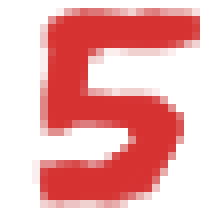
#> input picture custom_images/number5.png, 28 x 28 px (shown 8 times larger)
$ jupyter execute base_model.ipynb   (shell and % lines are left out)
#> lines starting #> are read from the running program, lines starting #| are printed output that depends on the picture; long printed decimals are rounded
[cell 1]
import numpy
# scipy.special for the sigmoid function expit()
import scipy.special
# neural network class definition
class neuralNetwork:
     # initialise the neural network
    def __init__(self, inputnodes, hiddennodes, outputnodes, learningrate):
        # set number of nodes in each input, hidden, output layer
        self.inodes = inputnodes
        self.hnodes = hiddennodes
        self.onodes = outputnodes

        # link weight matrices, wih and who
        # weights inside the arrays are w_i_j, where link is from node i to node j in the next layer
        # w11 w21
        # w12 w22 etc
        self.wih = numpy.random.normal(0.0, pow(self.inodes, -0.5), (self.hnodes, self.inodes))
        self.who = numpy.random.normal(0.0, pow(self.hnodes, -0.5), (self.onodes, self.hnodes))

        # learning rate
        self.lr = learningrate

        # activation function is the sigmoid function
        self.activation_function = lambda x: scipy.special.expit(x)

        pass

    # Train the neural network
    def train(self, inputs_list, target_list):
        # Convert inputs list to 2d array
        inputs = numpy.array(inputs_list, ndmin = 2).T
        targets = numpy.array(target_list, ndmin=2).T

        # Calculate signals into hidden layer
        hidden_inputs = numpy.dot(self.wih, inputs)
        # Calculate the signals emerging from hidden layers
        hidden_outputs = self.activation_function(hidden_inputs)

        # Calculate signals into final output layer
        final_inputs = numpy.dot(self.who, hidden_outputs)
        # Calculate the signals emerging from final output layer
        final_outputs = self.activation_function(final_inputs)

        # Output layer error is the (target - actual)
        output_errors = targets - final_outputs

        # Hidden layer is the output_errors, split by weights, recombined at hidden nodes
        hidden_errors = numpy.dot(self.who.T, output_errors)

        # update the weights for the links between the hidden and output layers
        self.who += self.lr * numpy.dot((output_errors * final_outputs * (1.0 - final_outputs)), numpy.transpose(hidden_outputs))

        # Update the weights for the links between the input and hidden layers
        self.wih += self.lr * numpy.dot((hidden_errors * hidden_outputs * (1.0 - hidden_outputs)), numpy.transpose(inputs))

        pass

    # query the neural network
    def query(self, inputs_list):
        # convert inputs list to 2d array
        inputs = numpy.array(inputs_list, ndmin=2).T

        # calculate signals into hidden layer
        hidden_inputs = numpy.dot(self.wih, inputs)
        # calculate the signals emerging from hidden layer
        hidden_outputs = self.activation_function(hidden_inputs)

        # calculate signals into final output layer
        final_inputs = numpy.dot(self.who, hidden_outputs)
        # calculate the signals emerging from final output layer
        final_outputs = self.activation_function(final_inputs)

        return final_outputs

[cell 2]
input_nodes = 784
hidden_nodes = 200
output_nodes = 10

# learning rate is 0.3
learning_rate = 0.1

# create instance of neural network
n = neuralNetwork(input_nodes, hidden_nodes, output_nodes, learning_rate)

[cell 3]
training_data_file = open("mnist_dataset/mnist_train_100.csv", 'r')
#> (reads mnist_dataset/mnist_train_100.csv from the repository)
training_data_list = training_data_file.readlines()
training_data_file.close()

[cell 4]
import numpy
import matplotlib.pyplot
# train the neural network

# epochs is the number of times the training data set is used for training
epochs = 5

for e in range(epochs):
    # go through all records in the training data set
    for record in training_data_list:
        # split the record by the ',' commas
        all_values = record.split(',')
        # scale and shift the inputs
        inputs = (numpy.asfarray(all_values[1:]) / 255.0 * 0.99) + 0.01
        # create the target output values (all 0.01, except the desired label which is 0.99)
        targets = numpy.zeros(output_nodes) + 0.01
        # all_values[0] is the target label for this record
        targets[int(all_values[0])] = 0.99
        n.train(inputs, targets)
        pass
    pass

[cell 5]
# load the mnist test data CSV file into a list
test_data_file = open("mnist_dataset/mnist_test_10.csv", 'r')
#> (reads mnist_dataset/mnist_test_10.csv from the repository)
test_data_list = test_data_file.readlines()
test_data_file.close()

[cell 6]
# test the neural network

# scorecard for how well the network performs, initially empty
scorecard = []

# go through all records in the test set
for record in test_data_list:
    # Split the record by the ',' commas
    all_values = record.split(',')
    # Correct answer is first value
    correct_label = int(all_values[0])
    # Scale and shift the inputs
    inputs = (numpy.asfarray(all_values[1:]) / 255.0 * 0.99) + 0.01
    # Query the network
    outputs = n.query(inputs)
    # The index of the highest value corresponds to the label
    label = numpy.argmax(outputs)
    # Append correct or incorrect to list
    if (label == correct_label):
        # network's answer matches correct answer, add 1 to scorecard
        scorecard.append(1)
    else:
        # network's answer doesn't match correct answer, add 0 to scorecard
        scorecard.append(0)
        pass

    pass

[cell 7]
print(scorecard)

# Calculate the performance score, the fraction of correct answers
scorecard_array = numpy.asarray(scorecard)
print("performance = ", scorecard_array.sum() / scorecard_array.size)

[cell 8]
from PIL import Image
import numpy as np
import imageio.v3
import glob
our_own_dataset = []

for image_file_name in glob.glob('custom_images/number5.png'):

    print('loading...', image_file_name)

    # read image directly without resizing, assuming it is already 28x28
    img = Image.open(image_file_name)
#> img is the input picture: PIL image 28x28 RGB; mean R, G, B 239.4, 181, 181

    # convert the image to grayscale ('L' stands for 'luminance')
    img_array = np.array(img.convert('L'))
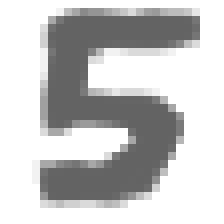
#> img_array: shape (28, 28) (shown 8 times larger); min 99, max 255, mean 198.5

    # invert the image: in many image datasets, the digit is white on black background,
    # but we might want it black on white for processing
    img_data = 255.0 - img_array.flatten()
#> img_data = 784 values, max 156 at index 65, min 0 at index 0, mean 56.51

    # normalize the image data to 0.01 - 1.0, as neural networks prefer
    img_data = (img_data / 255.0 * 0.99) + 0.01
#> img_data = 784 values, max 0.616 at index 65, min 0.01 at index 0, mean 0.229

    # extract the digit label from the filename
    label = int(image_file_name[-5:-4])

    # logging to ensure everything is working as expected
    print(numpy.min(img_data))
#| 0.01
    print(numpy.max(img_data))
#| 0.6156

    # append label and image data to our dataset
    record = numpy.append(label, img_data)
#> record = 785 values, max 5 at index 0, min 0.01 at index 1, mean 0.235
    our_own_dataset.append(record)

[cell 9]
matplotlib.pyplot.imshow(our_own_dataset[0][1:].reshape(28, 28), cmap='Greys', interpolation='None')
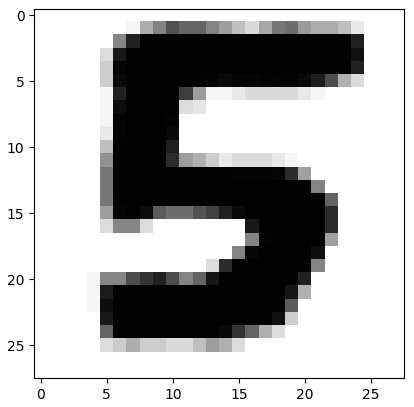
#> figure drawn by matplotlib, 1 panel

[cell 10]
# extract label and pixel data for image

label, img_data = our_own_dataset[0][0], our_own_dataset[0][1:]
#> label = 5

output = n.query(img_data)
#> in query (call 11), `inputs = numpy.array(inputs_list, ndmin=2).T`: inputs has the same summary as img_data outside query
#> in query (call 11), `hidden_inputs = numpy.dot(self.wih, inputs)`: hidden_inputs = 200 values, max 2.89 at index 73, min -2.12 at index 64, mean 0.347
#> in query (call 11), `hidden_inputs = numpy.dot(self.wih, inputs)`:
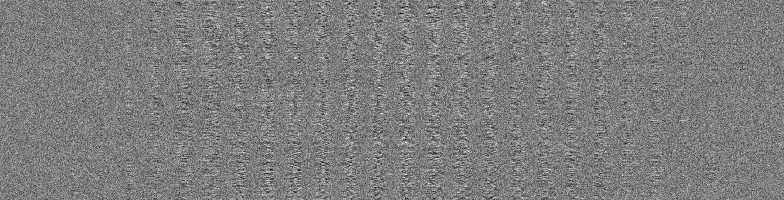
#> self.wih: shape (200, 784) float64; min -0.219, max 0.227, mean 0.00119; drawn with min black and max white
#> in query (call 11), `hidden_outputs = self.activation_function(hidden_inputs)`: hidden_outputs = 200 values, max 0.947 at index 73, min 0.107 at index 64, mean 0.569
#> in query (call 11), `final_inputs = numpy.dot(self.who, hidden_outputs)`: final_inputs = [-2.43, -3.55, -2.88, -0.735, -0.994, -3.53, -2.06, -2.59, -3.13, -4.46]
#> in query (call 11), `final_outputs = self.activation_function(final_inputs)`: final_outputs = [0.0809, 0.028, 0.0529, 0.324, 0.27, 0.0284, 0.113, 0.0696, 0.0419, 0.0114]
#> output has the same summary as final_outputs in query

predicted_label = np.argmax(output)
#> predicted_label = 3

# print actual and predicted labels to evaluate accuray

print(f"Actual Digit:", {label})
#| Actual Digit: {5.0}
print(f"Predicted Digit:", {predicted_label})
#| Predicted Digit: {3}


# Additionally, print out confidence scores for each digit
print("Confidence Scores for each Digit:")
for i, score in enumerate(output.flatten(), start=0):
    print(f"Digit {i}: {score:.4f}")
#> this loop made 10 passes
#> score on passes 1 to 10: 0.0809, 0.028, 0.0529, 0.324, 0.27, 0.0284, 0.113, 0.0696, 0.0419, 0.0114
#| Digit 0: 0.0809
#| Digit 1: 0.0280
#| Digit 2: 0.0529
#| Digit 3: 0.3241
#| Digit 4: 0.2702
#| Digit 5: 0.0284
#| Digit 6: 0.1127
#| Digit 7: 0.0696
#> (further printed lines are left out)

# Highlight the digit with the highest confidence score
highest_confidence_score = np.max(output)
#> highest_confidence_score = 0.324
print(f"\nHighest Confidence Score: {highest_confidence_score:.4f} for Digit {predicted_label}")
#| Highest Confidence Score: 0.3241 for Digit 3

[cell 11]
import os
import numpy as np
import imageio.v3 as imageio
from PIL import Image

def preprocess_image(image_path):
    # Open the image file directly without resizing, assuming it is already 28x28
    img = Image.open(image_path)

    # Convert the image to grayscale ('L' stands for 'luminance')
    img_array = np.array(img.convert('L'))

    # Invert the image: in many image datasets, the digit is white on black background,
    # but we might want it black on white for processing
    img_data = 255.0 - img_array.flatten()
#> img_data = 784 values, max 156 at index 65, min 0 at index 0, mean 56.51

    # Normalize the image data to 0.01 - 1.0, as neural networks prefer
    img_data = (img_data / 255.0 * 0.99) + 0.01
#> img_data = 784 values, max 0.616 at index 65, min 0.01 at index 0, mean 0.229

    return img_data

# Directory containing images
image_directory = r'C:\Users\karri\OneDrive\Documents\machine\custom_images'

# Load all images from the directory
image_files = [os.path.join(image_directory, file) for file in os.listdir(image_directory) if file.endswith('.png')]

scorecard = []

for image_path in image_files:
    # Preprocess image without unnecessary resizing
    img_data = preprocess_image(image_path)

    # Query the model with the preprocessed image data
    output = n.query(img_data)

    # Extract the predicted label and the actual label
    predicted_label = np.argmax(output)
    actual_label = int(os.path.basename(image_path).split('number')[-1].split('.')[0])

    # Check if prediction is correct
    correct = int(predicted_label == actual_label)
#> correct = 0
    scorecard.append(correct)

    # Print actual and predicted labels to evaluate accuracy
    print(f"\nImage: {image_path}")
    print(f"Actual Digit: {actual_label}")
    print(f"Predicted Digit: {predicted_label}")
#| Predicted Digit: 3
    print(f"Correct: {correct}")
#| Correct: 0

    # Additionally, print out confidence scores for each digit
    print("Confidence Scores for each Digit:")
    for i, score in enumerate(output.flatten(), start=0):
        print(f"Digit {i}: {score:.4f}")

    # Highlight the digit with the highest confidence score
    highest_confidence_score = np.max(output)
    print(f"Highest Confidence Score: {highest_confidence_score:.4f} for Digit {predicted_label}")
#| Highest Confidence Score: 0.3241 for Digit 3

# Calculate and print overall accuracy
accuracy = sum(scorecard) / len(scorecard)
#> accuracy = 0
print(f"\nOverall Accuracy: {accuracy:.4f}")
#| Overall Accuracy: 0.0000
